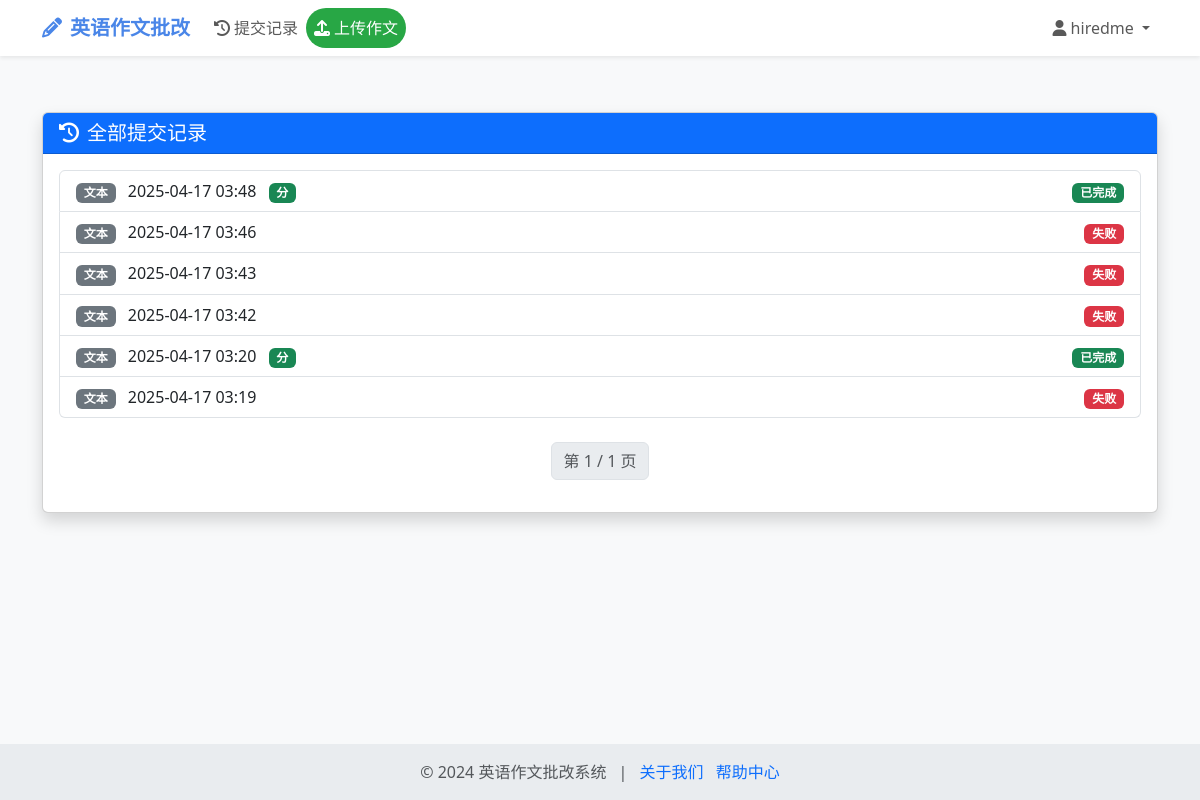
Page /Ework/submission_history/ (signed in) on the committed database.
### Ework/models.py (models this page shows)
class User(AbstractUser):
    email = models.EmailField('邮箱', blank=True)
    created_at = models.DateTimeField('创建时间', default=timezone.now)
    class Meta:
        db_table = 'users'
        indexes = [
            models.Index(fields=['username']),
        ]

class Submission(models.Model):
    FILE_TYPE_CHOICES = (
        ('image', '图片'),
        ('doc', '文档'),
        ('txt', '文本')
    )
    STATUS_CHOICES = (
        ('pending', '待处理'),
        ('processing', '处理中'),
        ('completed', '已完成'),
        ('failed', '失败')
    )
    user = models.ForeignKey(User, on_delete=models.CASCADE, verbose_name='用户')
    file_type = models.CharField('文件类型', max_length=5, choices=FILE_TYPE_CHOICES)
    original_file = models.FileField('原始文件', upload_to='submissions/%Y/%m/%d/')
    file_size = models.IntegerField('文件大小(KB)')
    upload_time = models.DateTimeField('上传时间', auto_now_add=True)
    ocr_used = models.BooleanField('OCR处理', default=False)
    status = models.CharField(
        '处理状态',
        max_length=20,  # 统一长度
        choices=STATUS_CHOICES,
        default='pending',
        db_index=True  # 添加索引
    )
    class Meta:
        db_table = 'submissions'
        indexes = [
            models.Index(fields=['user', 'upload_time']),
        ]

### Ework/views.py (the view)
# urls.py: path("submission_history/", views.submission_history, name="submission_history"),
@login_required
def submission_history(request):
    submissions_list = Submission.objects.filter(user=request.user).order_by(
        "-upload_time"
    )
    paginator = Paginator(submissions_list, 10)
    page_number = request.GET.get("page")
    page_obj = paginator.get_page(page_number)
    return render(
        request,
        "submission_history.html",
        {
            "page_obj": page_obj,
        },
    )

### Ework/templates/submission_history.html (shortened to what this page needs)
{% extends "base.html" %}
{% block content %}
<div class="submission-history mt-4">
    <div class="card shadow">
        <div class="card-header bg-primary text-white">
            <h5 class="mb-0"><i class="fas fa-history me-2"></i>全部提交记录</h5>
        </div>
        <div class="card-body">
            {% if page_obj %}
            <div class="list-group">
                {% for submission in page_obj %}
                <a href="{% if submission.status == 'completed' %}
                    {% url 'submission_detail' submission.id %}
                  {% else %}#{% endif %}"
                    class="list-group-item list-group-item-action d-flex justify-content-between align-items-center">
                    <div>
                        <span class="badge bg-secondary me-2">{{ submission.get_file_type_display }}</span>
                        {{ submission.upload_time|date:"Y-m-d H:i" }}
                        {% if submission.status == 'completed' %}
                        <span class="badge bg-success ms-2">{{ submission.score.total_score }}分</span>
                        {% endif %}
                    </div>
                    <div>
                        <span class="badge
                                    {% if submission.status == 'completed' %}bg-success
                                    {% elif submission.status == 'failed' %}bg-danger
                                    {% else %}bg-warning{% endif %}">
                            {{ submission.get_status_display }}
                        </span>
                    </div>
                </a>
                {% endfor %}
            </div>
            <nav class="mt-4">
                <ul class="pagination justify-content-center">
                    <li class="page-item disabled">
                        <span class="page-link">
                            第 {{ page_obj.number }} / {{ page_obj.paginator.num_pages }} 页
                        </span>
                    </li>
                </ul>
            </nav>
            {% else %}
            <div class="text-center text-muted py-3">
                <i class="fas fa-inbox fa-2x mb-3"></i>
                <p>暂无提交记录，立即上传你的第一篇作文吧！</p>
            </div>
            {% endif %}
        </div>
    </div>
</div>
{% endblock %}

### Ework/templates/base.html (shortened to what this page needs)
<!DOCTYPE html>
<html lang="zh-cn">
<head>
    <link href="https://cdn.bootcdn.net/ajax/libs/bootstrap/5.3.3/css/bootstrap.min.css" rel="stylesheet">
    <link rel="stylesheet" href="https://cdnjs.cloudflare.com/ajax/libs/font-awesome/6.4.0/css/all.min.css">
</head>
<body>
    <nav class="navbar navbar-expand-lg navbar-light bg-white shadow-sm">
        <div class="container">
            <a class="navbar-brand" href="{% url 'index' %}">
                <i class="fas fa-pencil-alt me-2"></i>英语作文批改
            </a>
            <div class="collapse navbar-collapse" id="navbarNav">
                <ul class="navbar-nav me-auto">
                    <li class="nav-item">
                        <a class="nav-link" href="{% url 'submission_history' %}">
                            <i class="fas fa-history me-1"></i>提交记录
                        </a>
                    </li>
                    <li class="nav-item">
                        <a class="nav-link upload-btn" href="{% url 'upload' %}">
                            <i class="fas fa-upload me-1"></i>上传作文
                        </a>
                    </li>
                </ul>
                <ul class="navbar-nav">
                    {% if user.is_authenticated %}
                    <li class="nav-item dropdown">
                        <a class="nav-link dropdown-toggle" href="#" role="button" data-bs-toggle="dropdown">
                            <i class="fas fa-user me-1"></i>{{ user.username }}
                        </a>
                    </li>
                    {% else %}
                    <li class="nav-item">
                        <a class="nav-link" href="{% url 'login' %}">登录/注册</a>
                    </li>
                    {% endif %}
                </ul>
            </div>
        </div>
    </nav>
    <main class="main-content">
        <div class="container">
            {% block content %}{% endblock %}
        </div>
    </main>
    <footer>
        <div class="container text-center text-muted">
            <p class="mb-0">
                © 2024 英语作文批改系统
                <span class="mx-2">|</span>
                <a href="#" class="text-decoration-none me-2">关于我们</a>
                <a href="#" class="text-decoration-none">帮助中心</a>
            </p>
        </div>
    </footer>
</body>
</html>

### Ework/templates/base.html (style rules this page uses)
:root { --primary-color: #4a86e8; --secondary-color: #6c757d; }
body { background-color: #f8f9fa; min-height: 100vh; display: flex; flex-direction: column; }
.main-content { flex: 1; padding: 2rem 0; }
.navbar-brand { font-weight: 600; color: var(--primary-color) !important; }
.upload-btn { background-color: #28a745; color: white !important; border-radius: 20px; padding: 0.5rem 1.5rem; }
footer { background-color: #e9ecef; padding: 1rem 0; margin-top: auto; }

### rows in the picture
User: username "hiredme"
Submission: file_type "文本", upload_time "2025-04-17 03:48", status "已完成"
Submission: file_type "文本", upload_time "2025-04-17 03:46", status "失败"
Submission: file_type "文本", upload_time "2025-04-17 03:43", status "失败"
Submission: file_type "文本", upload_time "2025-04-17 03:42", status "失败"
Submission: file_type "文本", upload_time "2025-04-17 03:20", status "已完成"
Submission: file_type "文本", upload_time "2025-04-17 03:19", status "失败"

### other values in the picture
{{ page_obj.number }} "1"
{{ page_obj.paginator.num_pages }} "1"
